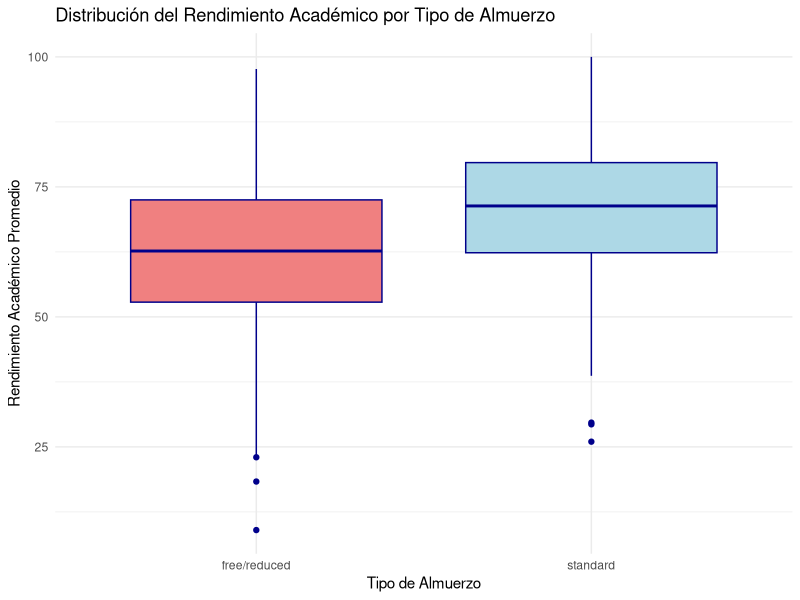
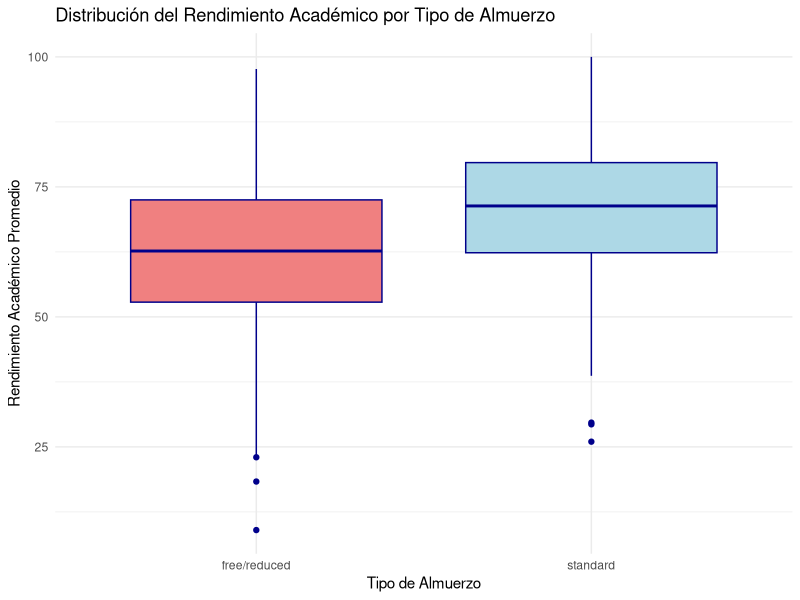

These figures' R source, in order:
# Cargar las librerías necesarias
library(ggplot2)
library(dplyr)
library(readr)
library(nortest)
library(car)

# Fase 1: Cargar y Preparar los Datos
# ------------------------------------
cat("Fase 1: Cargar y Preparar los Datos\n")

# Cargar el archivo CSV con los datos de rendimiento académico de los estudiantes
cat("Cargando el archivo 'StudentsPerformance.csv'...\n")
data <- read_csv("StudentsPerformance.csv")
cat("Datos cargados exitosamente.\n")

# Mostrar las primeras filas del dataset
cat("Mostrando las primeras filas del dataset:\n")
print(head(data))

# Calcular el promedio de rendimiento académico general (average_score)
cat("Calculando el promedio de rendimiento académico general (average_score)...\n")
data <- data %>%
  mutate(average_score = (math_score + reading_score + writing_score) / 3)
cat("Promedio calculado y añadido como nueva columna 'average_score'.\n")

# Mostrar las primeras filas del dataset con la nueva columna
cat("Mostrando las primeras filas del dataset con la nueva columna 'average_score':\n")
print(head(data))

# Dividir los datos en dos grupos según el tipo de almuerzo:
cat("Dividiendo los datos en dos grupos según el tipo de almuerzo...\n")
# - standard_lunch: estudiantes con almuerzo estándar
# - free_reduced_lunch: estudiantes con almuerzo gratuito o reducido
standard_lunch <- data %>%
  filter(lunch == "standard") %>%
  pull(average_score)

free_reduced_lunch <- data %>%
  filter(lunch == "free/reduced") %>%
  pull(average_score)

cat("Datos divididos en dos grupos:\n")
cat("Tamaño del grupo standard_lunch:", length(standard_lunch), "\n")
cat("Tamaño del grupo free_reduced_lunch:", length(free_reduced_lunch), "\n")

# Fase 2: Verificación de Supuestos
# -----------------------------------
cat("Fase 2: Verificación de Supuestos\n")

# Verificar la normalidad de los datos en cada grupo usando el Test de Anderson-Darling
cat("Verificando la normalidad de los datos en cada grupo usando el Test de Anderson-Darling...\n")
ad_test_standard <- ad.test(standard_lunch)
ad_test_free_reduced <- ad.test(free_reduced_lunch)

cat("Resultados del Test de Anderson-Darling:\n")
cat("Grupo standard_lunch:\n")
print(ad_test_standard)
cat("Grupo free_reduced_lunch:\n")
print(ad_test_free_reduced)

# Verificar la homogeneidad de varianzas entre los dos grupos usando el Test de Levene
cat("Verificando la homogeneidad de varianzas entre los dos grupos usando el Test de Levene...\n")
levene_test_result <- leveneTest(average_score ~ lunch, data = data)
cat("Resultado del Test de Levene:\n")
print(levene_test_result)

# Fase 3: Realizar la Prueba t
# -----------------------------
cat("Fase 3: Realizar la Prueba t\n")

# Realizar la prueba t para muestras independientes
cat("Realizando la prueba t para muestras independientes...\n")
t_test_result <- t.test(standard_lunch, free_reduced_lunch, var.equal = TRUE, alternative = "greater")
cat("Resultado de la Prueba t:\n")
print(t_test_result)

# Fase 4: Visualización de los Resultados
# ---------------------------------------
cat("Fase 4: Visualización de los Resultados\n")

# Crear el boxplot para la comparación de los dos grupos
cat("Creando un boxplot para la comparación de los grupos...\n")
boxplot_lunch <- ggplot(data, aes(x = lunch, y = average_score, fill = lunch)) +
  geom_boxplot(color = "darkblue") +
  labs(title = "Distribución del Rendimiento Académico por Tipo de Almuerzo",
       x = "Tipo de Almuerzo",
       y = "Rendimiento Académico Promedio") +
  scale_fill_manual(values = c("standard" = "lightblue", "free/reduced" = "lightcoral")) +
  theme_minimal() +
  theme(legend.position = "none")

# Mostrar el boxplot
cat("Mostrando el boxplot...\n")
print(boxplot_lunch)

# Guardar el boxplot en un archivo PNG
cat("Guardando el boxplot en un archivo PNG...\n")
ggsave("objective2/inferential_analysis/images/boxplot_lunch.png", boxplot_lunch, width = 10, height = 8)
cat("Boxplot guardado exitosamente.\n")
